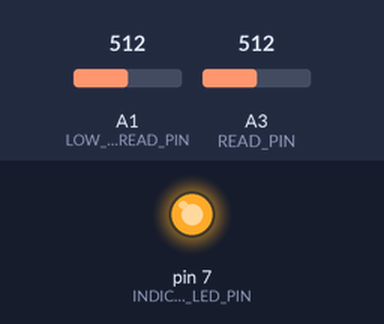
Recording of a sketch running on a simulated Arduino Uno, built with avr-gcc and run on an emulated ATmega328P. Shown: output pins drawn as LEDs (lit = HIGH). Dashed ring = blinking. Inputs (shaded band) come from the test bench; at power-on: A1 (LOW_BAT_READ_PIN) = 512, A3 (READ_PIN) = 512. Pins used as bus, display or sensor lines are not drawn.

Above: at 1.2 s.
1.3 s: A1 (LOW_BAT_READ_PIN) set to 164
2.8 s: A1 (LOW_BAT_READ_PIN) set to 134
At 3.6 s:
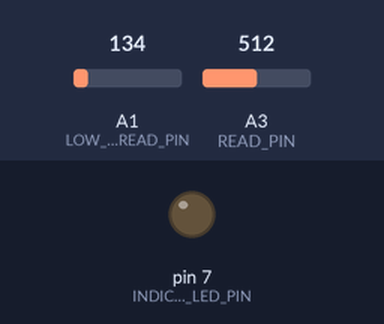
5.8 s: A1 (LOW_BAT_READ_PIN) set to 160
At 7.0 s:
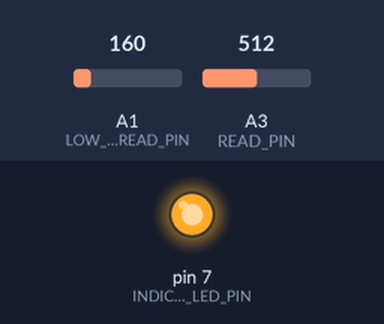
7.3 s: A1 (LOW_BAT_READ_PIN) set to 140
At 9.1 s:
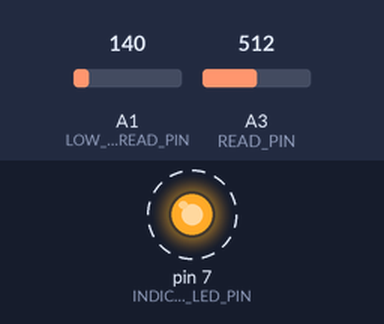
Timing chart, 0 to 11.3 s (numbered marks = the images above; inputs shaded):
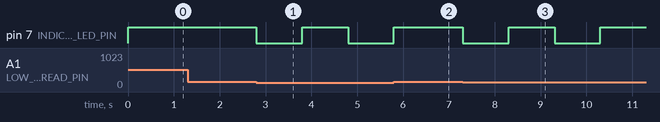

Measured:
- the behaviour switches between 150 and 149 on A1 (LOW_BAT_READ_PIN) (found by bisection; images 0 and 1)
- after the input at 1.3 s, every drawn part: stays the same
- after the input at 2.8 s, pin 7 (INDICATOR_LED_PIN): HIGH → LOW at once, → HIGH 1.0 s later, → LOW 1.0 s later
- after the input at 5.8 s, pin 7 (INDICATOR_LED_PIN): goes on until 5.8 s, then stays HIGH
- after the input at 7.3 s, pin 7 (INDICATOR_LED_PIN): alternates HIGH for 1.0 s and LOW for 1.0 s, starting at once

The sketch:

BeatBoxers.ino
```cpp
#include <SoftwareSerial.h>

const boolean DEBUG = false;

SoftwareSerial btSerial(4, 5);

const int MUX_PIN_A = 9;
const int MUX_PIN_B = 10;
const int MUX_PIN_C = 11;
const int READ_PIN = A3;
const int LOW_BAT_READ_PIN = A1;
const int INDICATOR_LED_PIN = 7;

const int PAD_COUNT = 8;

const int PADS[PAD_COUNT] = {
  7, 5, 6, 2,
  3, 1, 4, 0
};

const int THRESHOLD = 300;
const int HIT_DELAY = 150;

unsigned long padsTimer[PAD_COUNT];
unsigned long lowBatteryLedBlinkTimer = 0;

char hitPads[(PAD_COUNT + 1)] = {
  '0', '0', '0', '0',
  '0', '0', '0', '0',
  '\0'
};
boolean hitReceived = false;
unsigned long currentTime = 0;
int reading = 0;
char padChar = '0';

void setup() {
  if (DEBUG) {
    Serial.begin(9600);
  }

  btSerial.begin(9600);

  //setup MUX pins
  pinMode(MUX_PIN_A, OUTPUT);
  pinMode(MUX_PIN_B, OUTPUT);
  pinMode(MUX_PIN_C, OUTPUT);

  //setup
  pinMode(INDICATOR_LED_PIN, OUTPUT);

  debugPrint("Start");
}

void loop() {
  //if we have received anything from the phone
  /*
  if (btSerial.available()) {
    String received = "";

    while (btSerial.available() > 0)  {
      received += char(btSerial.read());
      delay(2);
    }

    debugPrint("Received:");
    debugPrint(received);
  }
  */

  //clear our array first
  hitReceived = false;
  currentTime = millis();

  for (int i = 0; i < PAD_COUNT; i++) {
    setMuxReadPin(PADS[i]);

    reading = analogRead(READ_PIN);

    //since there are no really fast ways to convert an int to a char, and since we need a
    //char array to send to the BT device as our message, we have to do some things here to be
    //as fast as possible. The String class could solve this for us but it isn't as fast.
    if (i == 0) {
      padChar = '1';
    }
    else if (i == 1) {
      padChar = '2';
    }
    else if (i == 2) {
      padChar = '3';
    }
    else if (i == 3) {
      padChar = '4';
    }
    else if (i == 4) {
      padChar = '5';
    }
    else if (i == 5) {
      padChar = '6';
    }
    else if (i == 6) {
      padChar = '7';
    }
    else if (i == 7) {
      padChar = '8';
    }

    if (reading > THRESHOLD) {
      unsigned long timeSinceLastHit = currentTime - padsTimer[i];

      if (HIT_DELAY < timeSinceLastHit || currentTime < padsTimer[i]) {
        hitPads[i] = padChar;
        hitReceived = true;
        padsTimer[i] = currentTime;//reset this sensors timer
      }
    }
  }

  if (hitReceived) {
    btSerial.print(hitPads);

    //clear our hitPads char array
    for (int i = 0; i < PAD_COUNT; i++) {
      hitPads[i] = '0';
    }
  }

  int lowBatteryRead = analogRead(LOW_BAT_READ_PIN);

  if (lowBatteryRead < 150) {
    //the battery is low, blink
    unsigned long timeSinceLastBlink = currentTime - lowBatteryLedBlinkTimer;

    if (timeSinceLastBlink > 1000) {
      digitalWrite(INDICATOR_LED_PIN, !digitalRead(INDICATOR_LED_PIN));

      lowBatteryLedBlinkTimer = currentTime;
    }
  }
  else {
    digitalWrite(INDICATOR_LED_PIN, HIGH);
  }
}

void setMuxReadPin(int padPosition) {
  digitalWrite(MUX_PIN_A, bitRead(padPosition, 0));
  digitalWrite(MUX_PIN_B, bitRead(padPosition, 1));
  digitalWrite(MUX_PIN_C, bitRead(padPosition, 2));
}

void debugPrint(String str) {
  if (DEBUG) {
      Serial.println(str);
  }
}
```
